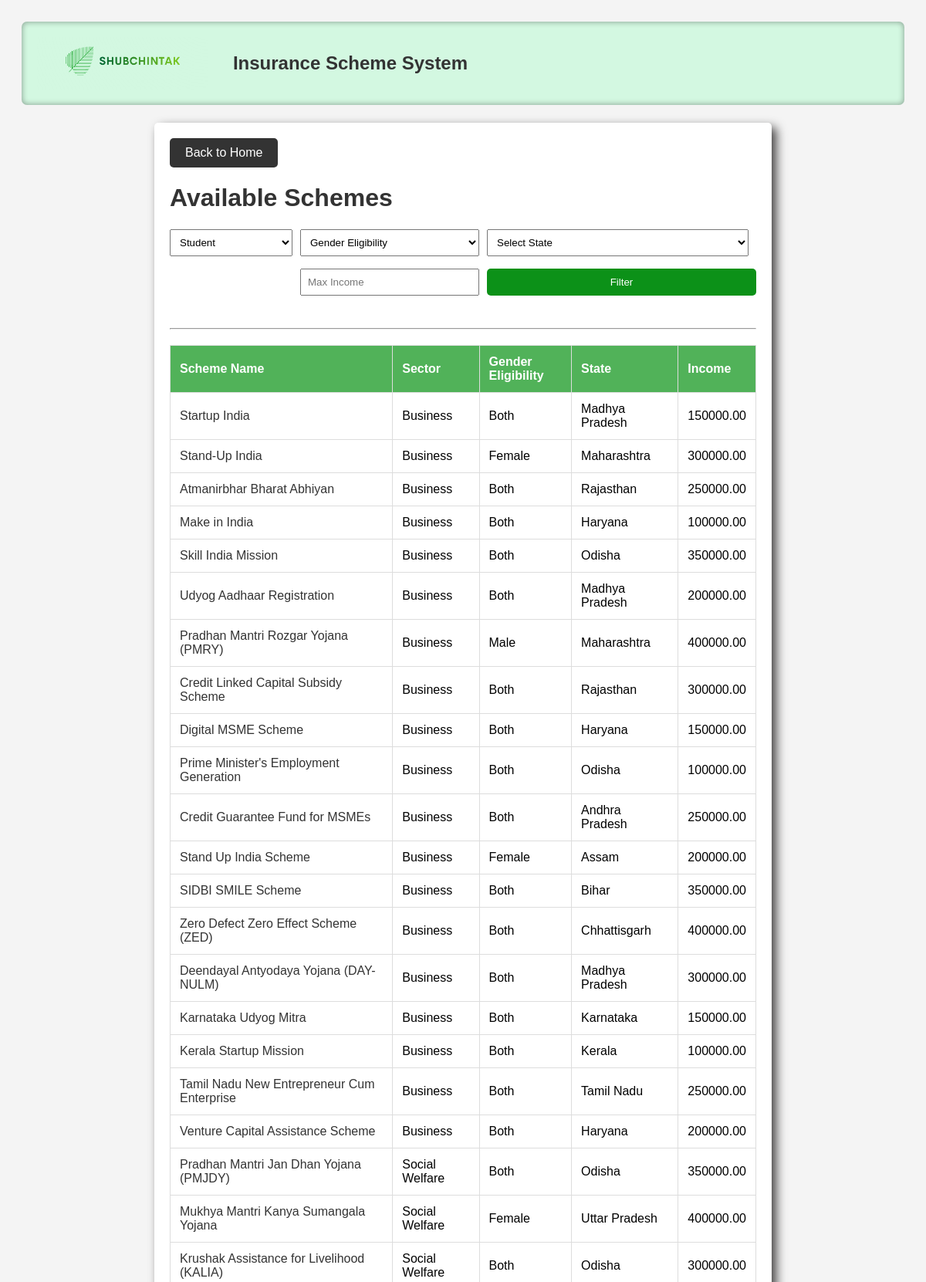
/schemes.php (signed in, upper part), run on the app's committed database.
### tables this page shows
CREATE TABLE `schemes` (
  `scheme_id` int NOT NULL AUTO_INCREMENT,
  `scheme_name` varchar(255) NOT NULL,
  `description` text,
  `sector` varchar(255) DEFAULT NULL,
  `gender` enum('Male','Female','Other','Both') DEFAULT NULL,
  `start_date` date DEFAULT NULL,
  `end_date` date DEFAULT NULL,
  `birth_year_eligibility` int DEFAULT NULL,
  `income_eligibility` decimal(15,2) DEFAULT NULL,
  `state` varchar(50) DEFAULT NULL,
  `link` text,
  `organization_id` int DEFAULT NULL,
  PRIMARY KEY (`scheme_id`),
  KEY `fk_organization` (`organization_id`),
  CONSTRAINT `fk_organization` FOREIGN KEY (`organization_id`) REFERENCES `organization` (`organization_id`) ON DELETE SET NULL
);

### src/schemes.php (the view, shortened to what this page needs)
<?php
require_once 'db_connect.php';
$query = "SELECT scheme_id, scheme_name, sector, gender, state, income_eligibility FROM Schemes WHERE 1=1";
$stmt = $db->prepare($query);
$stmt->execute();
$schemes = $stmt->get_result()->fetch_all(MYSQLI_ASSOC);
?>
<!DOCTYPE html>
<html lang="en">
<head>
    <link rel="stylesheet" href="schemes.css">
</head>
<body>
    <nav>
        <img id="web-logo" src="website_logo.png" alt="LOGO">
        <h1>Insurance Scheme System</h1>
    </nav>
    <div class="container">
        <a href="home.php" class="btn">Back to Home</a>
        <h1>Available Schemes</h1>
        <form class="filter-form" method="GET">
            <select id="sector" name="sector">
                <option value="Student">Student</option>
            </select><br>
            <select id="gender" name="gender">
                <option value="">Gender Eligibility</option>
            </select>
            <select id="state" name="state" required>
                <option value="">Select State</option>
            </select><br>
            <input type="number" id="max_income" name="max_income" placeholder="Max Income" value="<?php echo htmlspecialchars($_GET['max_income'] ?? ''); ?>">
            <button type="submit" id="filter_btn">Filter</button>
        </form>
        <table>
            <tr>
                <th>Scheme Name</th>
                <th>Sector</th>
                <th>Gender Eligibility</th>
                <th>State</th>
                <th>Income</th>
            </tr>
            <hr>
            <?php if (!empty($schemes)): ?>
                <?php foreach ($schemes as $scheme): ?>
                    <tr>
                        <td><a href="scheme_details.php?id=<?php echo $scheme['scheme_id']; ?>"><?php echo htmlspecialchars($scheme['scheme_name']); ?></a></td>
                        <td><?php echo htmlspecialchars($scheme['sector']); ?></td>
                        <td><?php echo htmlspecialchars($scheme['gender']); ?></td>
                        <td><?php echo htmlspecialchars($scheme['state']); ?></td>
                        <td><?php echo htmlspecialchars($scheme['income_eligibility']); ?></td>
                    </tr>
                <?php endforeach; ?>
            <?php else: ?>
                <tr>
                    <td colspan="5">No schemes found.</td>
                </tr>
            <?php endif; ?>
        </table>
    </div>
</body>
</html>

### src/schemes.css (style rules this page uses)
* { box-sizing: border-box; }
nav { width: 100%; max-width: 100vw; margin: auto; padding: 20px; box-shadow: 0 0 10px rgba(0, 0, 0, 0.1); margin-bottom: 2%; border-radius: 7px; display: flex; flex-direction: row; background-color:rgb(211, 248, 225); box-shadow: inset 0 0 7px 1px rgba(0, 0, 0, 0.318); }
#web-logo { width: 20%; margin-right: 3%; mix-blend-mode: multiply; }
body { font-family: Arial, sans-serif; background-color: #f4f4f4; padding: 20px; }
.container { max-width: 800px; margin: auto; background: #fff; padding: 20px; border-radius: 5px; box-shadow: 6px 6px 13px 0.2px rgb(71 69 69); }
h1 { color: #333; }
table { width: 100%; border-collapse: collapse; margin-top: 20px; }
table, th, td { border: 1px solid #ddd; }
th, td { padding: 12px; text-align: left; }
th { background-color: rgb(81, 178, 89); color: white; }
a { color: #333; text-decoration: none; }
.btn { display: inline-block; padding: 10px 20px; background-color: #333; color: #fff; text-decoration: none; border-radius: 5px; margin-right: 10px; }
.filter-form { display: grid; margin-top: 20px; grid-template-areas: "i1 i2 i3" "i4 i5 i6"; row-gap: 1em; }
.filter-form input, .filter-form select { padding: 8px; margin-right: 10px; }
.filter-form button { padding: 8px 12px; background-color: rgb(12, 145, 24); color: #fff; border: none; cursor: pointer; border-radius: 5px; }
#sector { grid-area: i1; }
#gender { grid-area: i2; }
#state { grid-area: i3; }
#max_income { grid-area: i5; }
#filter_btn { grid-area: i6; }

### data on the page
schemes: scheme_name "Startup India", sector "Business", gender "Both", state "Madhya Pradesh", income_eligibility "150000.00"
schemes: scheme_name "Stand-Up India", sector "Business", gender "Female", state "Maharashtra", income_eligibility "300000.00"
schemes: scheme_name "Atmanirbhar Bharat Abhiyan", sector "Business", gender "Both", state "Rajasthan", income_eligibility "250000.00"
schemes: scheme_name "Make in India", sector "Business", gender "Both", state "Haryana", income_eligibility "100000.00"
schemes: scheme_name "Skill India Mission", sector "Business", gender "Both", state "Odisha", income_eligibility "350000.00"
schemes: scheme_name "Udyog Aadhaar Registration", sector "Business", gender "Both", state "Madhya Pradesh", income_eligibility "200000.00"
schemes: scheme_name "Pradhan Mantri Rozgar Yojana (PMRY)", sector "Business", gender "Male", state "Maharashtra", income_eligibility "400000.00"
schemes: scheme_name "Credit Linked Capital Subsidy Scheme", sector "Business", gender "Both", state "Rajasthan", income_eligibility "300000.00"
schemes: scheme_name "Digital MSME Scheme", sector "Business", gender "Both", state "Haryana", income_eligibility "150000.00"
schemes: scheme_name "Prime Minister's Employment Generation", sector "Business", gender "Both", state "Odisha", income_eligibility "100000.00"
schemes: scheme_name "Credit Guarantee Fund for MSMEs", sector "Business", gender "Both", state "Andhra Pradesh", income_eligibility "250000.00"
schemes: scheme_name "Stand Up India Scheme", sector "Business", gender "Female", state "Assam", income_eligibility "200000.00"
schemes: scheme_name "SIDBI SMILE Scheme", sector "Business", gender "Both", state "Bihar", income_eligibility "350000.00"
schemes: scheme_name "Zero Defect Zero Effect Scheme (ZED)", sector "Business", gender "Both", state "Chhattisgarh", income_eligibility "400000.00"
schemes: scheme_name "Deendayal Antyodaya Yojana (DAY-NULM)", sector "Business", gender "Both", state "Madhya Pradesh", income_eligibility "300000.00"
schemes: scheme_name "Karnataka Udyog Mitra", sector "Business", gender "Both", state "Karnataka", income_eligibility "150000.00"
schemes: scheme_name "Kerala Startup Mission", sector "Business", gender "Both", state "Kerala", income_eligibility "100000.00"
schemes: scheme_name "Tamil Nadu New Entrepreneur Cum Enterprise", sector "Business", gender "Both", state "Tamil Nadu", income_eligibility "250000.00"
schemes: scheme_name "Venture Capital Assistance Scheme", sector "Business", gender "Both", state "Haryana", income_eligibility "200000.00"
schemes: scheme_name "Pradhan Mantri Jan Dhan Yojana (PMJDY)", sector "Social Welfare", gender "Both", state "Odisha", income_eligibility "350000.00"
schemes: scheme_name "Mukhya Mantri Kanya Sumangala Yojana", sector "Social Welfare", gender "Female", state "Uttar Pradesh", income_eligibility "400000.00"
schemes: scheme_name "Krushak Assistance for Livelihood (KALIA)", sector "Social Welfare", gender "Both", state "Odisha", income_eligibility "300000.00"
